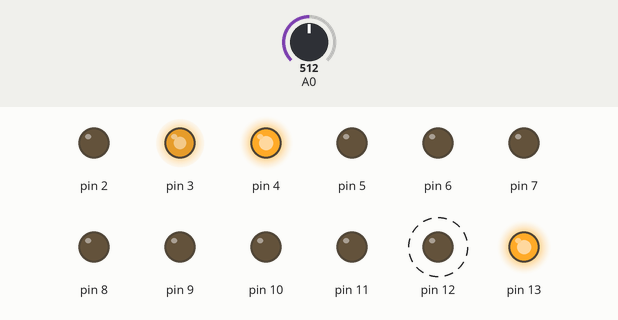
This sketch was run on a simulated Arduino Uno, built with avr-gcc and run on an emulated ATmega328P. Parts: output pins drawn as LEDs (lit = HIGH). Dashed ring = blinking. The test bench sets the inputs (shaded band); at power-on: A0 = 512. Random numbers use the default seed unless the sketch sets one.

Above: at 1.2 s.
1.3 s: A0 set to 716
4.3 s: A0 set to 122
At 5.65 s:
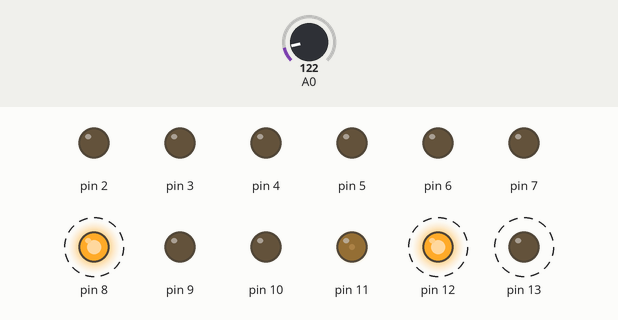
7.3 s: A0 set to 511
10.3 s: A0 set to 306
At 12.59 s:
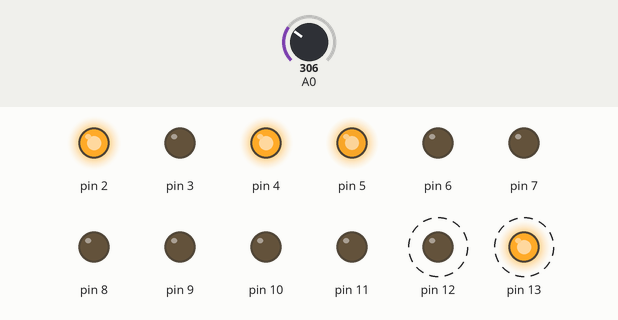
13.3 s: A0 set to 0
At 15.84 s:
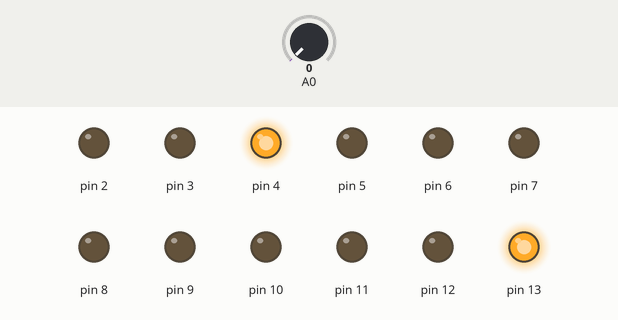
16.3 s: A0 set to 17
At 19.48 s:
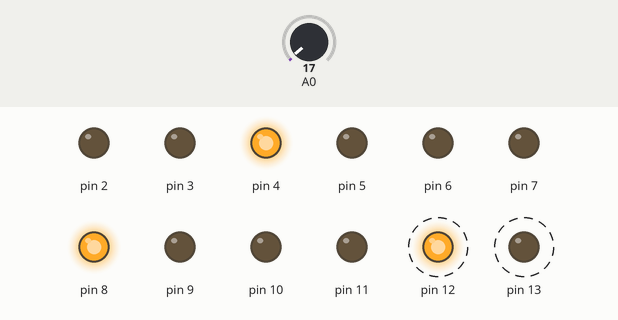
Timing chart, 0 to 20.3 s (numbered marks = the images above; inputs shaded):
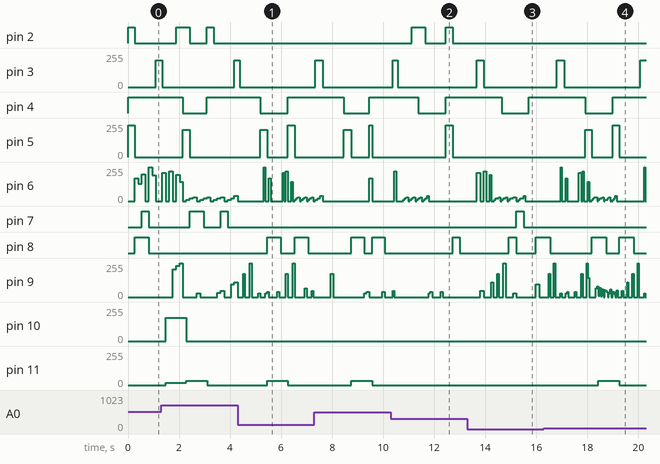

Measured:
- after the input at 4.3 s, pin 8: alternates HIGH for 0.54 s and LOW for 0.54 s, starting after 1.1 s
- after the input at 10.3 s, pin 2: LOW → HIGH after 0.81 s, → LOW 0.54 s later, → HIGH 0.81 s later, → LOW 0.27 s later; pin 12: alternates HIGH for 0.27 s and LOW for 0.27 s, starting after 0.28 s
- after the input at 13.3 s, pin 3: 0/255 → 199/255 after 0.37 s, → 0/255 0.27 s later; pin 7: LOW → HIGH after 1.9 s, → LOW 0.30 s later
- after the input at 16.3 s, pin 11: 0/255 → 32/255 after 2.1 s, → 0/255 0.82 s later
- by itself, pin 13: alternates HIGH for 0.26 s and LOW for 0.26 s

The sketch:

MAGNETICS.ino
```cpp
// MAGNETICOS

#include "DigitalControl.h"


// Motor pins
#define M1 3 // bottom left (pwm)
#define M2 5 // center (pwm)
#define M3 6 // top right (pwm)
#define M4 2 // center right (digital)
#define M5 4 // bottom right (digital)
#define M6 7 // center left (digital)
#define M7 8 // top left (digital)
// LED pins
#define L1 9 // bottom right (pwm)
#define L2 10 // center left (pwm)
#define L3 11 // center top (pwm)
#define L4 12 // center bottom (digital)
#define L5 13 // bottom left (digital replicated)
#define L6 13 // center right (digital replicated)

#define n4 1 // default
#define n8 2
#define nt8 3
#define n16 4
#define nt16 6
#define n32 8
#define nt32 12
#define n64 16
#define n128 32

unsigned long bpm = 75;

unsigned long playHead = 0; //
unsigned long smallestDivTime;
unsigned long biggestLoopTime;


// DIGITAL

//STEPS:                 1   2   3   4|  5   6   7   8|  9  10  11  12| 13  14  15  16
int probDataL5[] =    {100,  0, 50,  0,100,  0, 50,  0,100,  0, 50,  0,100,  0, 50,  0};
DigitalControl led5;
//STEPS:                 1   2   3   4|  5   6   7   8|  9  10  11  12| 13  14  15  16
int probDataL4[] =    {  0, 50,  0, 50,  0, 50,  0, 50,  0, 50,  0, 50,  0, 50,  0, 50};
DigitalControl led4;
//STEPS:                 1   2   3   4|  5   6   7   8|  9  10  11  12| 13  14  15  16
int probDataM4[] =    { 50,  0,  0,  0,  0,  0,  0, 50, 50,  0,  0,  0,  0,  0,  0,  0};
DigitalControl motor4;
//STEPS:                 1   2   3   4|  5   6   7   8|  9  10  11  12| 13  14  15  16
int probDataM5[] =    { 90, 90, 90, 90, 90, 90, 90, 90,  0,  0,  0,  0,  0,  0,  0,  0};
DigitalControl motor5; // este motor está perro
//STEPS:                 1   2   3   4|  5   6   7   8|  9  10  11  12| 13  14  15  16
int probDataM6[] =    {  0,  0, 50,  0,  0,  0,  0,  0,  0, 50, 50,  0,  0,  0,  0,  0};
DigitalControl motor6;
//STEPS:                 1   2   3   4|  5   6   7   8|  9  10  11  12| 13  14  15  16
int probDataM7[] =    {  0, 60, 50,  0,  0,  0,  0,  0,  0, 50, 50,  0,  0, 33,  0, 75};
DigitalControl motor7;

// ANALOG

//STEPS:                 1   2   3   4|  5   6   7   8|  9  10  11  12| 13  14  15  16
int stepDataL3[] =    {  0, 16, 32, 48, 64, 80, 96,112,128,144,160,176,192,208,234,255};
int probDataL3[] =    { 80, 10, 70,  5, 60,  0, 50, 40,  0, 30, 60,  0, 40, 20,  0, 50};
DigitalControl led3;
//STEPS:                 1   2   3   4|  5   6   7   8|  9  10  11  12| 13  14  15  16
//int stepDataL2[] =  {128, 64, 32, 16,128, 64, 32, 16,128, 64, 32, 16,128, 64, 32, 16};
int stepDataL2[] =    { 96,176,128, 96,176,208,192,112,255,144,160, 64,255,234,176, 64};
int probDataL2[] =    {  0, 10,  0,  0, 30,  0,  0,  0, 30, 40,  0,  0,  0,  0,  0, 40};
DigitalControl led2;
//STEPS:                 1   2   3   4|  5   6   7   8|  9  10  11  12| 13  14  15  16
int stepDataL1[] =    {128, 16, 32, 48, 64, 80, 96,112,128,144,160,176,192,208,234,255};
int probDataL1[] =    {  0, 10, 20, 30,  0, 10, 20, 30,  0, 10, 20, 30, 0, 10, 20, 40};
DigitalControl led1;
//STEPS:                 1   2   3   4|  5   6   7   8|  9  10  11  12| 13  14  15  16
int stepDataM3[] =  {240,216,169,129,199,215,253,194,204,151,212,139,225,178,198,143};
//int stepDataM3[] =    { 71, 29, 89,  6,118, 52, 36,118, 15,113, 92, 13,124, 30,111, 75};
int probDataM3[] =    {  0,  0, 60, 30, 10,  0, 20, 10,  0,  0, 40,  0, 60,  0, 20, 40};
DigitalControl motor3;
//STEPS:                 1   2   3   4|  5   6   7   8|  9  10  11  12| 13  14  15  16
int stepDataM2[] =    {240,216,169,129,199,215,253,194,204,151,212,139,225,178,198,143};
int probDataM2[] =    { 80,  0,  0,  0,  0,  0,  0,  0, 60,  0,  0,  0,  0,  0,  0,  0};
DigitalControl motor2;
//STEPS:                 1   2   3   4|  5   6   7   8|  9  10  11  12| 13  14  15  16
int stepDataM1[] =    {240,216,169,129,199,215,253,194,204,151,212,139,225,178,198,143};
int probDataM1[] =    {  0,  0,  0,  0, 80,  0,  0,  0,  0,  0,  0,  0, 60,  0,  0,  0};
DigitalControl motor1;


void setup() {
  //Serial.begin(9600);
  randomSeed(analogRead(0));

  // simple costructor(pin)
  // complete constructor(pin, bpm, bars, beats, divisions )

  // DIGITAL LEDS
  led5 = *new DigitalControl(L5, bpm, 1, 4, nt8);
  led4 = *new DigitalControl(L4, bpm, 1, 4, nt8);
  // DIGITAL MOTORS
  motor4 = *new DigitalControl(M4, bpm, 1, 4, nt8);
  motor5 = *new DigitalControl(M5, bpm, 1, 4, nt8);
  motor6 = *new DigitalControl(M6, bpm, 1, 4, nt8);
  motor7 = *new DigitalControl(M7, bpm, 1, 4, nt8);
  // ANALOG LEDS
  led3 = *new DigitalControl(L3, bpm, 1, 4, n4);
  led2 = *new DigitalControl(L2, bpm, 1, 4, n4);
  led1 = *new DigitalControl(L1, bpm, 1, 4, nt8);
  motor3 = *new DigitalControl(M3, bpm, 1, 4, nt32);
  motor2 = *new DigitalControl(M2, bpm, 1, 4, nt8);
  motor1 = *new DigitalControl(M1, bpm, 1, 4, nt8);

  smallestDivTime = led1.divisionTime;
  biggestLoopTime = led2.loopTime;

}

void loop() {

  playHead = (playHead+smallestDivTime) % biggestLoopTime;
  //Serial.println(playHead);
  //**********************************************
  // DIGITAL
  led5.digitalRun(playHead, smallestDivTime, probDataL5);
  led4.digitalRun(playHead, smallestDivTime, probDataL4);
  motor4.digitalRun(playHead, smallestDivTime, probDataM4);
  motor5.digitalRun(playHead, smallestDivTime, probDataM5);
  motor6.digitalRun(playHead, smallestDivTime, probDataM6);
  motor7.digitalRun(playHead, smallestDivTime, probDataM7);
  // ANALOG
  led3.analogRun(playHead, smallestDivTime, stepDataL3, probDataL3);
  led2.analogRun(playHead, smallestDivTime, stepDataL2, probDataL2);
  led1.analogRun(playHead, smallestDivTime, stepDataL1, probDataL1);
  motor3.analogRun(playHead, smallestDivTime, stepDataM3, probDataM3);
  motor2.analogRun(playHead, smallestDivTime, stepDataM2, probDataM2);
  motor1.analogRun(playHead, smallestDivTime, stepDataM1, probDataM1);

  if (!led1.active){
    randomSeed(analogRead(0));
    led1.divisions = randomDivision(nt16, n128);
    led1.recalc();
    smallestDivTime = led1.divisionTime;
  }
  //**********************************************
  delay(smallestDivTime); // smallest division
}

unsigned long randomDivision(int _min, int _max){
  int minimum, maximum;
  switch(_min){
    case n4:
      minimum = 0;
      break;
    case n8:
      minimum = 1;
      break;
    case nt8:
      minimum = 2;
      break;
     case n16:
      minimum = 3;
      break;
     case nt16:
      minimum = 4;
      break;
     case n32:
      minimum = 5;
      break;
     case nt32:
      minimum = 6;
      break;
     case n64:
      minimum = 7;
      break;
     case n128:
      minimum = 8;
      break;
     default:
      minimum = 0;
      break;
  }
  switch(_max){
    case n4:
      maximum = 0;
      break;
    case n8:
      maximum = 1;
      break;
    case nt8:
      maximum = 2;
      break;
     case n16:
      maximum = 3;
      break;
     case nt16:
      maximum = 4;
      break;
     case n32:
      maximum = 5;
      break;
     case nt32:
      maximum = 6;
      break;
     case n64:
      maximum = 7;
      break;
     case n128:
      maximum = 8;
      break;
     default:
      maximum = 8;
      break;
  }

  int r = (int)random(minimum, maximum);
  switch(r){
    case 0:
      return n4;
      break;
    case 1:
      return n8;
      break;
    case 2:
      return nt8;
      break;
     case 3:
      return n16;
      break;
     case 4:
      return nt16;
      break;
     case 5:
      return n32;
      break;
     case 6:
      return nt32;
      break;
     case 7:
      return n64;
      break;
     case 8:
      return n128;
      break;
     default:
      return n4;
      break;
  }
}
```

DigitalControl.cpp
```cpp
#include "DigitalControl.h"
#include "Arduino.h"

/********************** CONSTRUCTORS **********************/
DigitalControl::DigitalControl(){
  //default constructor
}
DigitalControl::DigitalControl(int _pin) { // simple constructor (16 steps)
  pin = _pin;
  bpm = 80;
  bars = 1; // how many bars to loop
  beats = 4; // how many 4n beats per bar
  divisions = 4; // how many divisions per step (4=16th note)
  stepTime = 60.f / bpm * 1000.f;
  loopTime = bars*beats*stepTime;
  divisionTime = stepTime / divisions;
  steps = bars * beats * divisions;

  pinMode(pin, OUTPUT);
}

// constructor(pin, bpm, bars, beats, divisions )
DigitalControl::DigitalControl(int _pin, unsigned long _bpm, unsigned short _bars, unsigned short _beats, unsigned short _div){

  // set variables
  pin = _pin;
  bpm = _bpm;
  bars = _bars; // how many bars to loop
  beats = _beats; // how many 4n beats per bar
  divisions = _div; // how many divisions per step (4=16th note)

  // calc variables
  steps = bars * beats * divisions;
  stepTime = 60.f / bpm * 1000.f;
  loopTime = bars*beats*stepTime;
  divisionTime = stepTime / divisions;

  stepIt = 0; // step iterator
  pinMode(pin, OUTPUT);
}

/********************** METHODS **********************/
void DigitalControl::analogRun(unsigned long _playHead, unsigned long _smallDiv, int *sData, int *sProb){
  stepData = (int *)sData;
  stepProbability = (int *)sProb;
  // step sequencer
  if(_playHead % divisionTime < _smallDiv) {
    if(stepIt >= steps){ stepIt = 0; }// reset step iterator
      // probability
      if(random(101) < stepProbability[stepIt]) analogWrite(pin, stepData[stepIt]);
      else analogWrite(pin, LOW);

    stepIt++; // iterate steps
  }
}

void DigitalControl::digitalRun(unsigned long _playHead, unsigned long _smallDiv, int *sProb){
  stepProbability = (int *)sProb;
  // step sequencer
  if(_playHead % divisionTime < _smallDiv) {
    if(stepIt >= steps){ stepIt = 0; }// reset step iterator
      // probability
      if(random(101) < stepProbability[stepIt]){
        digitalWrite(pin, HIGH);
        active = true;
      }
      else{
        digitalWrite(pin, LOW);
        active = false;
      }

    stepIt++; // iterate steps
  }
}

void DigitalControl::recalc(){
  stepTime = 60.f / bpm * 1000.f;
  loopTime = bars*beats*stepTime;
  divisionTime = stepTime / divisions;
  steps = bars * beats * divisions;
}
```

DigitalControl.h
```cpp
#ifndef DIGITALCONTROL_H
#define DIGITALCONTROL_H

class DigitalControl {
public:
  //constructors
  DigitalControl(); // default constructor
  DigitalControl(int pin);
  DigitalControl(int pin, unsigned long _bpm, unsigned short _bars, unsigned short _beats, unsigned short _div);

  //functions
  void analogRun(unsigned long _playHead, unsigned long _smallDiv, int *sData, int *sProb);
  void digitalRun(unsigned long _playHead, unsigned long _smallDiv, int *sProb);
  void recalc();

  //variables
  int pin;
  unsigned long bpm;
  unsigned short bars; // how many bars to loop
  unsigned short beats; // how many 4n beats per bar
  unsigned short divisions; // how many divisions per step (4=16th note)
  const int *stepData;
  const int *stepProbability;
  bool active;

  unsigned long stepTime; // in ms
  unsigned long loopTime; // how many time it takes to loop all bars
  unsigned long divisionTime; // duration of the smallest division
  unsigned short steps;
  unsigned short stepIt; // step iterator


};
#endif
```
